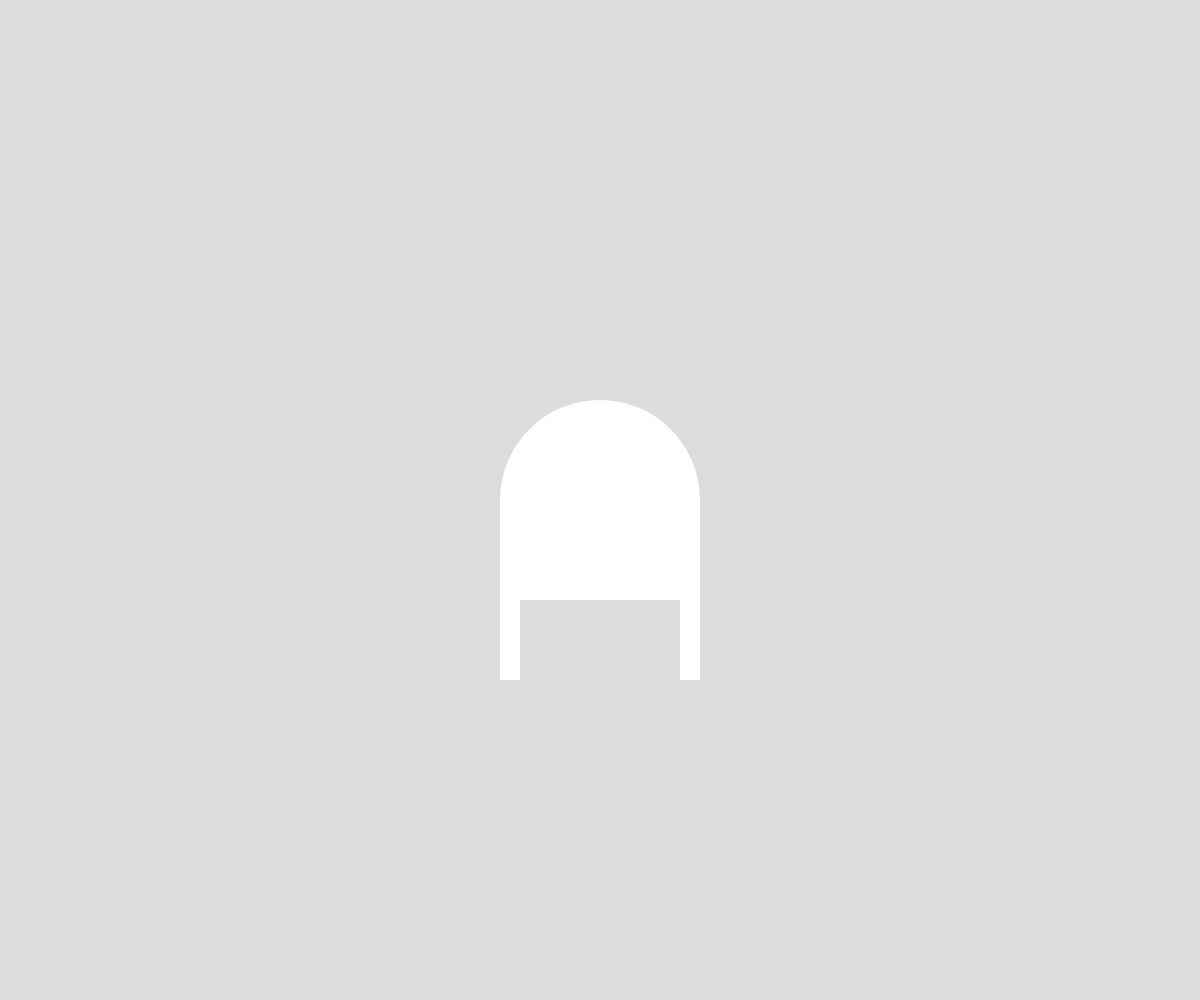
Frame 1 (no input)
Frame 60 (no input): identical to frame 1, image omitted
Frame 120 (the mouse pressed at the canvas centre since frame 60): identical to frame 1, image omitted

The p5.js sketch that drew this single still picture (run headless with seeded random() and noise() and a simulated clock; from frame 60 on, the mouse is pressed at the canvas centre):

// p5.js sketch
// ── sketch.js
// drawing
// Sami
// sep  13, 2024
//learning how to draw in javascript, alien drawing challenge

let headSize = 200;


function setup() {
  print("setup");
  createCanvas(windowWidth, windowHeight);
  rectMode(CORNER);
  noStroke();
}

function draw() {
  let headX = windowWidth / 2;
  let headY = windowHeight / 2;

  background(220);  
  circle(headX, headY, headSize);
  rect(headX - headSize / 2, headY, headSize, headSize / 2);
  rect(headX - headSize / 2, headY + headSize / 2, headSize * .1 , headSize * .4);
  rect(headX + headSize * .4, headY + headSize / 2, headSize * .1 , headSize * .4);

  

 
}
